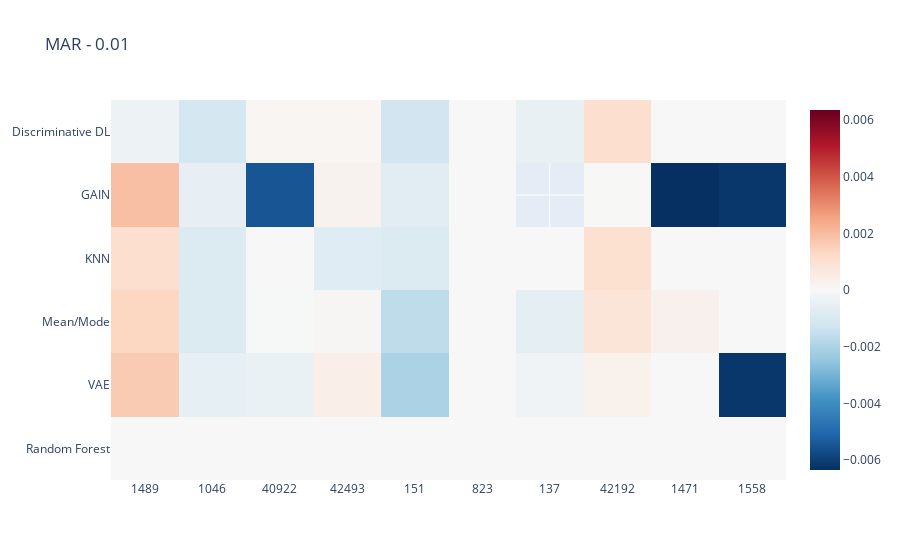
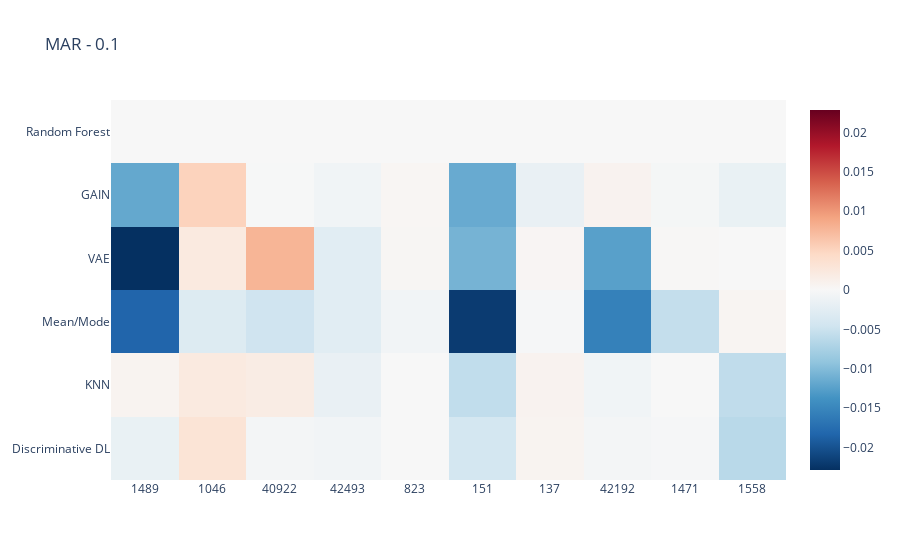
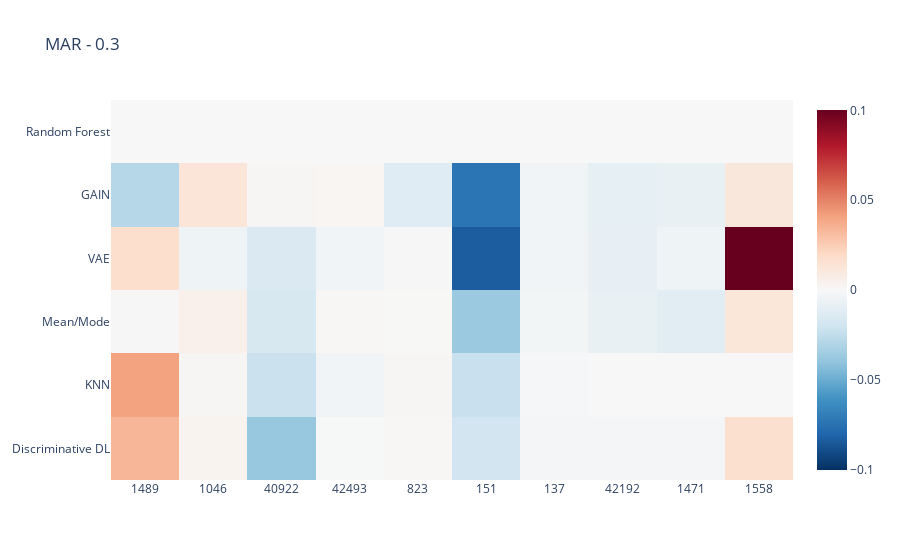
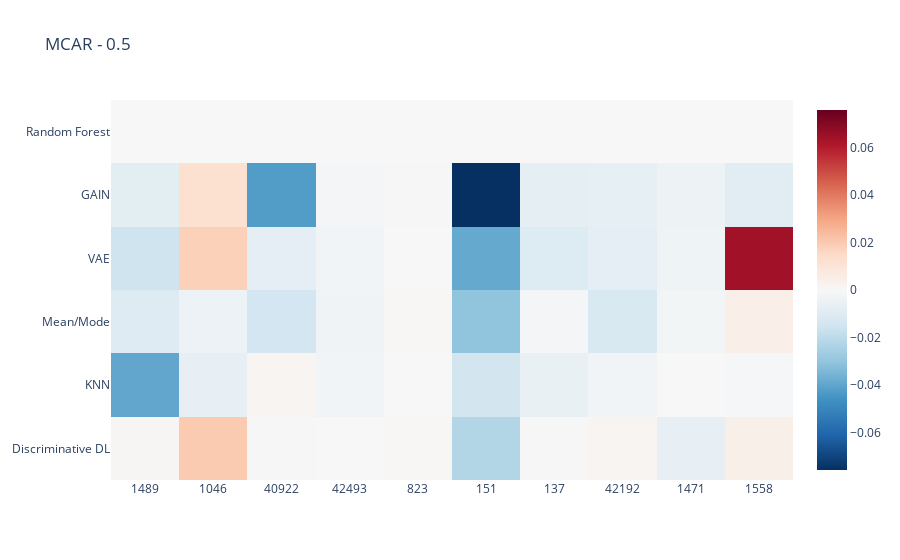

Notebook code for these charts, in order:
### Code cell
# Get a dataframe for each "Data_Constellation"
# Hier mit Variablen arbeiten -> Liste mit Konstellationen

# Hier eventuell for schleife, etc


# drop unneccessary columns

#df_heat = downstream_results_rank
#df_heat.drop(["Missing Type", "Missing Fraction", "Column", "result_type", "metric", "Baseline", "Imputed", "Corrupted", "Unnamed: 0", "Unnamed: 0", "name", "NumberOfClasses", "MajorityClassSize", "MinorityClassSize"], axis=1, inplace=True)

#df_heat['Improvement'] = df_heat['Improvement']
heatmap_data_difference = heatmap_data_difference.astype({"Task":"string"})

#mar001.drop(["Missing Type", "Missing Fraction", "Column", "result_type", "metric", "Baseline", "Imputed", "Corrupted", "Unnamed: 0"], axis=1, inplace=True)

data_constellations = ['MAR - 0.01', 'MAR - 0.1', 'MAR - 0.3', 'MCAR - 0.5', 'MCAR - 0.01', 'MCAR - 0.1', 'MCAR - 0.3', 'MCAR - 0.5', 'MNAR - 0.01', 'MNAR - 0.1', 'MNAR - 0.3', 'MNAR - 0.5']


for i in data_constellations:
    data_constel = heatmap_data_difference.loc[df_heat['Data_Constellation'] == i]

    ### uncomment whatever you want to investigate

    ## sort by amount datapoints (ascending)
    #data_constel = data_constel.sort_values(by=['NumberOfInstances'])

    ## sort by amount of features (ascending)
    data_constel = data_constel.sort_values(by=['NumberOfFeatures'])

    ## sort by amount of datapoints and features (ascending)
    #data_constel = data_constel.sort_values(by=['NumberOfInstances', 'NumberOfFeatures'])

    ## sort by amount of categorical features and datapoints (ascending)
    #data_constel = data_constel.sort_values(by=['NumberOfCategoricalFeatures', 'NumberOfInstances'])

    ## sort by amount of numerical features and datapoints (ascending)
    #data_constel = data_constel.sort_values(by=['NumberOfNumericFeatures', 'NumberOfInstances'])
    
    Dataset_number = data_constel["Task"]
    Imputation_Method = data_constel["Imputation_Method"]
    Improvement = data_constel["Performance Difference to Average Best"]
    

    trace = go.Heatmap(
                   z=Improvement,
                   x=Dataset_number,
                   y=Imputation_Method,
                   type = 'heatmap',
                    autocolorscale= False,
                    colorscale = 'RdBu_r',
                    zmid=0,
                    #hoverinfo='text',
                    #text=hovertext
                    )
    data = [trace]
    fig = go.Figure(data=data)
    fig.update_layout(
        title=i,
        xaxis_nticks=36)
    fig.show()

### Figure 1 — Plotly figure (JSON) as saved in the notebook; plotly's stock layout.template omitted (floating-point values rounded to 4 significant figures)
{"data": [{"autocolorscale": false, "colorscale": [[0, "rgb(5,48,97)"], [0.1, "rgb(33,102,172)"], [0.2, "rgb(67,147,195)"], [0.3, "rgb(146,197,222)"], [0.4, "rgb(209,229,240)"], [0.5, "rgb(247,247,247)"], [0.6, "rgb(253,219,199)"], [0.7, "rgb(244,165,130)"], [0.8, "rgb(214,96,77)"], [0.9, "rgb(178,24,43)"], [1, "rgb(103,0,31)"]], "type": "heatmap", "x": ["1489", "1046", "1046", "1046", "1046", "1489", "1489", "1489", "1489", "1046", "1489", "1046", "40922", "40922", "40922", "40922", "40922", "40922", "42493", "42493", "42493", "42493", "42493", "42493", "151", "823", "823", "823", "823", "823", "823", "151", "151", "151", "151", "151", "137", "137", "137", "137", "137", "42192", "42192", "42192", "42192", "42192", "42192", "1471", "1471", "1471", "1471", "1471", "1471", "1558", "1558", "1558", "1558", "1558", "1558"], "y": ["Random Forest", "VAE", "Mean/Mode", "KNN", "Random Forest", "KNN", "Mean/Mode", "VAE", "GAIN", "GAIN", "Discriminative DL", "Discriminative DL", "KNN", "Mean/Mode", "VAE", "GAIN", "Discriminative DL", "Random Forest", "GAIN", "Random Forest", "KNN", "Mean/Mode", "VAE", "Discriminative DL", "Discriminative DL", "Discriminative DL", "GAIN", "VAE", "Mean/Mode", "KNN", "Random Forest", "Random Forest", "KNN", "Mean/Mode", "VAE", "GAIN", "KNN", "Mean/Mode", "VAE", "Discriminative DL", "Random Forest", "Mean/Mode", "Discriminative DL", "Random Forest", "KNN", "GAIN", "VAE", "Mean/Mode", "VAE", "GAIN", "Discriminative DL", "Random Forest", "KNN", "Random Forest", "KNN", "Mean/Mode", "VAE", "GAIN", "Discriminative DL"], "z": [0, -0.0005736, -0.0009135, -0.0009135, 0, 0.001073, 0.001356, 0.001639, 0.001922, -0.0005326, -0.0003383, -0.001147, -1.626e-05, -1.77e-05, -0.0004305, -0.005479, 0.0001134, 0, 0.000215, 0, -0.0007534, 8.368e-05, 0.0004002, 0.0001075, -0.001236, 0, 0, 0, 0, 0, 0, 0, -0.0009075, -0.001632, -0.002035, -0.000741, -2.95e-08, -0.0006439, -0.0002717, -0.0005094, 0, 0.0008012, 0.001092, 0, 0.001015, 1.624e-05, 0.0002833, 0.0003028, 0, -0.006354, 0, 0, 0, 0, 0, 0, -0.006192, -0.006192, 0], "zmid": 0}], "layout": {"title": {"text": "MAR - 0.01"}, "xaxis": {"nticks": 36}}}

### Figure 2 — Plotly figure (JSON) as saved in the notebook; plotly's stock layout.template omitted (floating-point values rounded to 4 significant figures)
{"data": [{"autocolorscale": false, "colorscale": [[0, "rgb(5,48,97)"], [0.1, "rgb(33,102,172)"], [0.2, "rgb(67,147,195)"], [0.3, "rgb(146,197,222)"], [0.4, "rgb(209,229,240)"], [0.5, "rgb(247,247,247)"], [0.6, "rgb(253,219,199)"], [0.7, "rgb(244,165,130)"], [0.8, "rgb(214,96,77)"], [0.9, "rgb(178,24,43)"], [1, "rgb(103,0,31)"]], "type": "heatmap", "x": ["1489", "1046", "1046", "1046", "1046", "1046", "1489", "1046", "1489", "1489", "1489", "1489", "40922", "40922", "40922", "40922", "40922", "40922", "42493", "42493", "42493", "42493", "42493", "42493", "823", "823", "823", "823", "151", "151", "151", "151", "151", "151", "823", "823", "137", "137", "137", "137", "137", "137", "42192", "42192", "42192", "42192", "42192", "42192", "1471", "1471", "1471", "1471", "1471", "1471", "1558", "1558", "1558", "1558", "1558", "1558"], "y": ["Discriminative DL", "KNN", "Mean/Mode", "VAE", "GAIN", "Discriminative DL", "GAIN", "Random Forest", "Random Forest", "KNN", "Mean/Mode", "VAE", "KNN", "VAE", "GAIN", "Discriminative DL", "Random Forest", "Mean/Mode", "GAIN", "Discriminative DL", "Random Forest", "KNN", "Mean/Mode", "VAE", "VAE", "Mean/Mode", "KNN", "Random Forest", "Discriminative DL", "GAIN", "VAE", "Mean/Mode", "KNN", "Random Forest", "GAIN", "Discriminative DL", "Random Forest", "KNN", "Mean/Mode", "VAE", "GAIN", "Discriminative DL", "Random Forest", "Discriminative DL", "GAIN", "VAE", "Mean/Mode", "KNN", "Discriminative DL", "Random Forest", "KNN", "Mean/Mode", "VAE", "GAIN", "Discriminative DL", "GAIN", "VAE", "Mean/Mode", "Random Forest", "KNN"], "z": [-0.001635, 0.002187, -0.003144, 0.00217, 0.005237, 0.003147, -0.01182, 0, 0, 0.0006767, -0.01831, -0.02283, 0.001814, 0.007792, -8.837e-05, -0.0005048, 0, -0.004655, -0.0008529, -0.0007447, 0, -0.001705, -0.002624, -0.002605, 0.0003338, -0.0007272, 0, 0, -0.004161, -0.01157, -0.01075, -0.02186, -0.005699, 0, 0.0004051, 0, 0, 0.0007387, -0.0002035, 0.0004123, -0.001672, 0.0006328, 0, -0.000442, 0.0007796, -0.01249, -0.01551, -0.0007867, -0.0002768, 0, 0, -0.005494, 0.0002306, -0.0003691, -0.006275, -0.001631, 0, 0.000472, 0, -0.005815], "zmid": 0}], "layout": {"title": {"text": "MAR - 0.1"}, "xaxis": {"nticks": 36}}}

### Figure 3 — Plotly figure (JSON) as saved in the notebook; plotly's stock layout.template omitted (floating-point values rounded to 4 significant figures)
{"data": [{"autocolorscale": false, "colorscale": [[0, "rgb(5,48,97)"], [0.1, "rgb(33,102,172)"], [0.2, "rgb(67,147,195)"], [0.3, "rgb(146,197,222)"], [0.4, "rgb(209,229,240)"], [0.5, "rgb(247,247,247)"], [0.6, "rgb(253,219,199)"], [0.7, "rgb(244,165,130)"], [0.8, "rgb(214,96,77)"], [0.9, "rgb(178,24,43)"], [1, "rgb(103,0,31)"]], "type": "heatmap", "x": ["1489", "1046", "1046", "1046", "1046", "1046", "1489", "1046", "1489", "1489", "1489", "1489", "40922", "40922", "40922", "40922", "40922", "40922", "42493", "42493", "42493", "42493", "42493", "42493", "823", "823", "823", "823", "151", "151", "151", "151", "151", "151", "823", "823", "137", "137", "137", "137", "137", "137", "42192", "42192", "42192", "42192", "42192", "42192", "1471", "1471", "1471", "1471", "1471", "1471", "1558", "1558", "1558", "1558", "1558", "1558"], "y": ["Discriminative DL", "KNN", "Mean/Mode", "VAE", "GAIN", "Discriminative DL", "GAIN", "Random Forest", "Random Forest", "KNN", "Mean/Mode", "VAE", "KNN", "VAE", "GAIN", "Discriminative DL", "Random Forest", "Mean/Mode", "GAIN", "Discriminative DL", "Random Forest", "KNN", "Mean/Mode", "VAE", "VAE", "Mean/Mode", "KNN", "Random Forest", "Discriminative DL", "GAIN", "VAE", "Mean/Mode", "KNN", "Random Forest", "GAIN", "Discriminative DL", "Random Forest", "KNN", "Mean/Mode", "VAE", "GAIN", "Discriminative DL", "Random Forest", "Discriminative DL", "GAIN", "VAE", "Mean/Mode", "KNN", "Discriminative DL", "Random Forest", "KNN", "Mean/Mode", "VAE", "GAIN", "Discriminative DL", "GAIN", "VAE", "Mean/Mode", "Random Forest", "KNN"], "z": [0.03378, 0.001092, 0.005173, -0.004732, 0.01295, 0.003177, -0.02851, 0, 0, 0.0407, 0.0005808, 0.01736, -0.02196, -0.01456, 0.001168, -0.03836, 0, -0.01667, 0.001742, -0.0004896, 0, -0.003376, 0.0006406, -0.003085, 0.0004698, 0.0002516, 0.001225, 0, -0.01951, -0.0736, -0.08347, -0.03751, -0.02265, 0, -0.01198, 0.000895, 0, -0.001204, -0.002445, -0.003714, -0.003884, -0.001986, 0, -0.001721, -0.008979, -0.008648, -0.007587, -0.0002061, -0.002314, 0, 0, -0.01131, -0.004553, -0.00745, 0.01674, 0.0112, 0.1002, 0.01227, 0, -0.0001493], "zmid": 0}], "layout": {"title": {"text": "MAR - 0.3"}, "xaxis": {"nticks": 36}}}

### Figure 4 — Plotly figure (JSON) as saved in the notebook; plotly's stock layout.template omitted (floating-point values rounded to 4 significant figures)
{"data": [{"autocolorscale": false, "colorscale": [[0, "rgb(5,48,97)"], [0.1, "rgb(33,102,172)"], [0.2, "rgb(67,147,195)"], [0.3, "rgb(146,197,222)"], [0.4, "rgb(209,229,240)"], [0.5, "rgb(247,247,247)"], [0.6, "rgb(253,219,199)"], [0.7, "rgb(244,165,130)"], [0.8, "rgb(214,96,77)"], [0.9, "rgb(178,24,43)"], [1, "rgb(103,0,31)"]], "type": "heatmap", "x": ["1489", "1046", "1046", "1046", "1046", "1046", "1489", "1046", "1489", "1489", "1489", "1489", "40922", "40922", "40922", "40922", "40922", "40922", "42493", "42493", "42493", "42493", "42493", "42493", "823", "823", "823", "823", "151", "151", "151", "151", "151", "151", "823", "823", "137", "137", "137", "137", "137", "137", "42192", "42192", "42192", "42192", "42192", "42192", "1471", "1471", "1471", "1471", "1471", "1471", "1558", "1558", "1558", "1558", "1558", "1558"], "y": ["Discriminative DL", "KNN", "Mean/Mode", "VAE", "GAIN", "Discriminative DL", "GAIN", "Random Forest", "Random Forest", "KNN", "Mean/Mode", "VAE", "KNN", "VAE", "GAIN", "Discriminative DL", "Random Forest", "Mean/Mode", "GAIN", "Discriminative DL", "Random Forest", "KNN", "Mean/Mode", "VAE", "VAE", "Mean/Mode", "KNN", "Random Forest", "Discriminative DL", "GAIN", "VAE", "Mean/Mode", "KNN", "Random Forest", "GAIN", "Discriminative DL", "Random Forest", "KNN", "Mean/Mode", "VAE", "GAIN", "Discriminative DL", "Random Forest", "Discriminative DL", "GAIN", "VAE", "Mean/Mode", "KNN", "Discriminative DL", "Random Forest", "KNN", "Mean/Mode", "VAE", "GAIN", "Discriminative DL", "GAIN", "VAE", "Mean/Mode", "Random Forest", "KNN"], "z": [0.0009749, -0.006413, -0.0042, 0.01788, 0.01207, 0.0199, -0.007785, 0, 0, -0.03957, -0.009872, -0.01567, 0.00184, -0.007501, -0.0426, -0.0004603, 0, -0.01391, -0.001571, -6.529e-05, 0, -0.002452, -0.003168, -0.002471, 0, 0.0005594, -0.0001677, 0, -0.02231, -0.0757, -0.03886, -0.03041, -0.01428, 0, 0.000304, 0.0006378, 0, -0.005791, -0.001694, -0.01016, -0.007576, -0.0004371, 0, 0.001686, -0.006828, -0.007469, -0.01191, -0.002351, -0.006476, 0, 0, -0.001969, -0.003706, -0.004109, 0.004467, -0.008681, 0.06407, 0.004582, 0, -0.0009216], "zmid": 0}], "layout": {"title": {"text": "MCAR - 0.5"}, "xaxis": {"nticks": 36}}}
